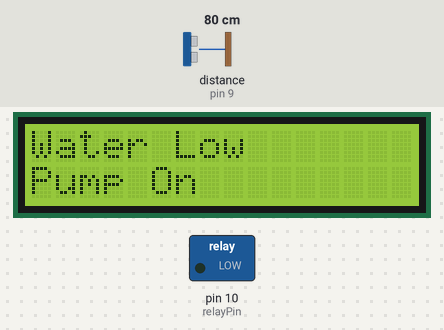
Simulated run of this sketch. Board: Arduino Uno, built with avr-gcc and run on an emulated ATmega328P. Parts: 16×2 character LCD, switched loads named in the sketch (green lamp = pin HIGH). Wiring (inferred from the names in the program): ultrasonic range finder: trigger pin 8; echo pin 9. The inputs (shaded band) are chosen by the test bench; at power-on: distance to the obstacle (sensor on pin 9) 80 cm. The echo pulse lasts 58.3 µs per cm; pins used as bus, display or sensor lines are not drawn; what the sketch prints to the serial monitor is not drawn.

Above: at 1.2 s.
1.3 s: distance to the obstacle (sensor on pin 9) set to 5 cm
At 2.4 s:
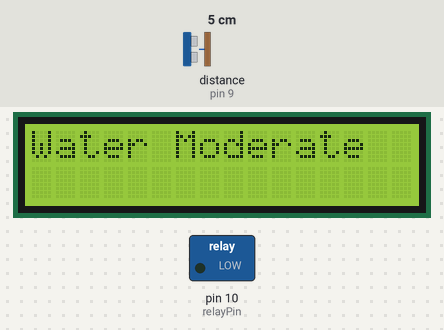
3.1 s: distance to the obstacle (sensor on pin 9) set to 2 cm
At 4.3 s:
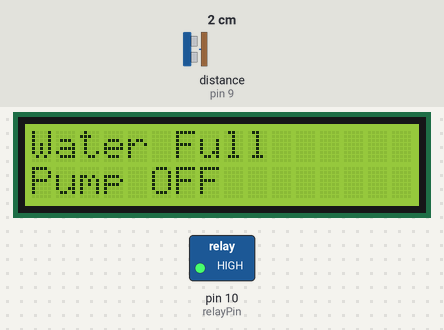
4.6 s: distance to the obstacle (sensor on pin 9) set to 4 cm
At 5.2 s:
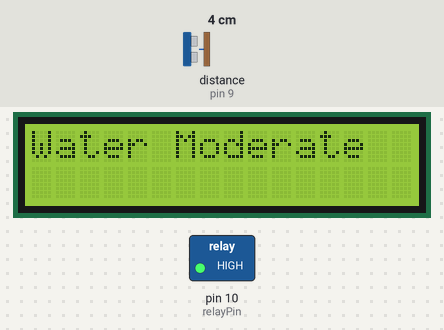
7.7 s: distance to the obstacle (sensor on pin 9) set to 12 cm
9.4 s: distance to the obstacle (sensor on pin 9) set to 17 cm
At 10.2 s:
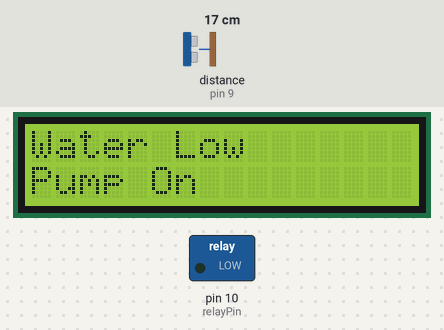
Timing chart, 0 to 12.4 s (numbered marks = the images above; inputs shaded):
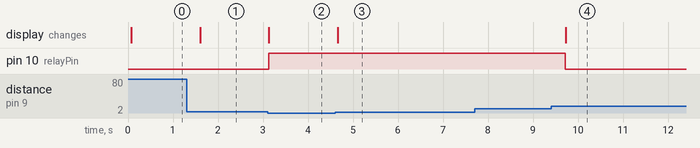

The sketch:

Assignment2_no_buzer.ino
```cpp
#include <LiquidCrystal.h>


LiquidCrystal lcd(2, 3, 4, 5, 6, 7);


int trigPin = 8;
int echoPin = 9;
int relayPin = 10;
// relay_pin low = on
// int buzzer = 11;


float distance;
float duration;

void setup() {
  lcd.begin(16, 2);
  lcd.clear();
  pinMode(trigPin, OUTPUT);
  pinMode(echoPin, INPUT);
  pinMode(relayPin, OUTPUT);
  // pinMode(buzzer, OUTPUT);

  Serial.begin(9600);
}

void loop() {
  digitalWrite(trigPin, LOW);
  delay(2);
  digitalWrite(trigPin, HIGH);
  delayMicroseconds(10);
  digitalWrite(trigPin, LOW);

  duration = pulseIn(echoPin, HIGH);
  distance = (duration / 2) * 0.034;


  Serial.print("distance  = ");
  Serial.print(distance);
  Serial.print(" cm ");
  Serial.println("");

  if (distance >= 14) {
    lcd.clear();
    digitalWrite(relayPin, LOW);
    Serial.println("Water Low - Pump ON");
    lcd.setCursor(0, 0);
    lcd.print("Water Low");
    // digitalWrite(buzzer, HIGH);
      lcd.setCursor(0, 1);
    lcd.print("Pump On");


  } else if (distance <= 2.9) {
    lcd.clear();
    // digitalWrite(buzzer, LOW);
    digitalWrite(relayPin, HIGH);
    Serial.println("Water Full - Pump OFF");
    lcd.setCursor(0, 0);
    lcd.print("Water Full");
     lcd.setCursor(0, 1);
    lcd.print("Pump OFF");


  } else if (distance >= 3.4 && distance <= 8) {
    lcd.clear();
    Serial.println("Water Moderate");
    lcd.setCursor(0, 0);

    lcd.print("Water Moderate");
    // digitalWrite(buzzer, LOW);
  }


  delay(500);
}
```

Measured:
- the behaviour switches between 4 and 3 cm on distance to the obstacle (sensor on pin 9) (found by bisection; images 1 and 2)
- the behaviour switches between 14 and 15 cm on distance to the obstacle (sensor on pin 9) (found by bisection; images 3 and 4)
- after the input at 1.3 s, the display: changes after 0.31 s (image 1)
- after the input at 3.1 s, pin 10 (relayPin): LOW → HIGH at once; the display: changes at once (image 2)
- after the input at 4.6 s, the display: changes after 0.06 s (image 3)
- after the input at 7.7 s, every drawn part: stays the same
- after the input at 9.4 s, pin 10 (relayPin): HIGH → LOW after 0.32 s; the display: changes after 0.32 s (image 4)
